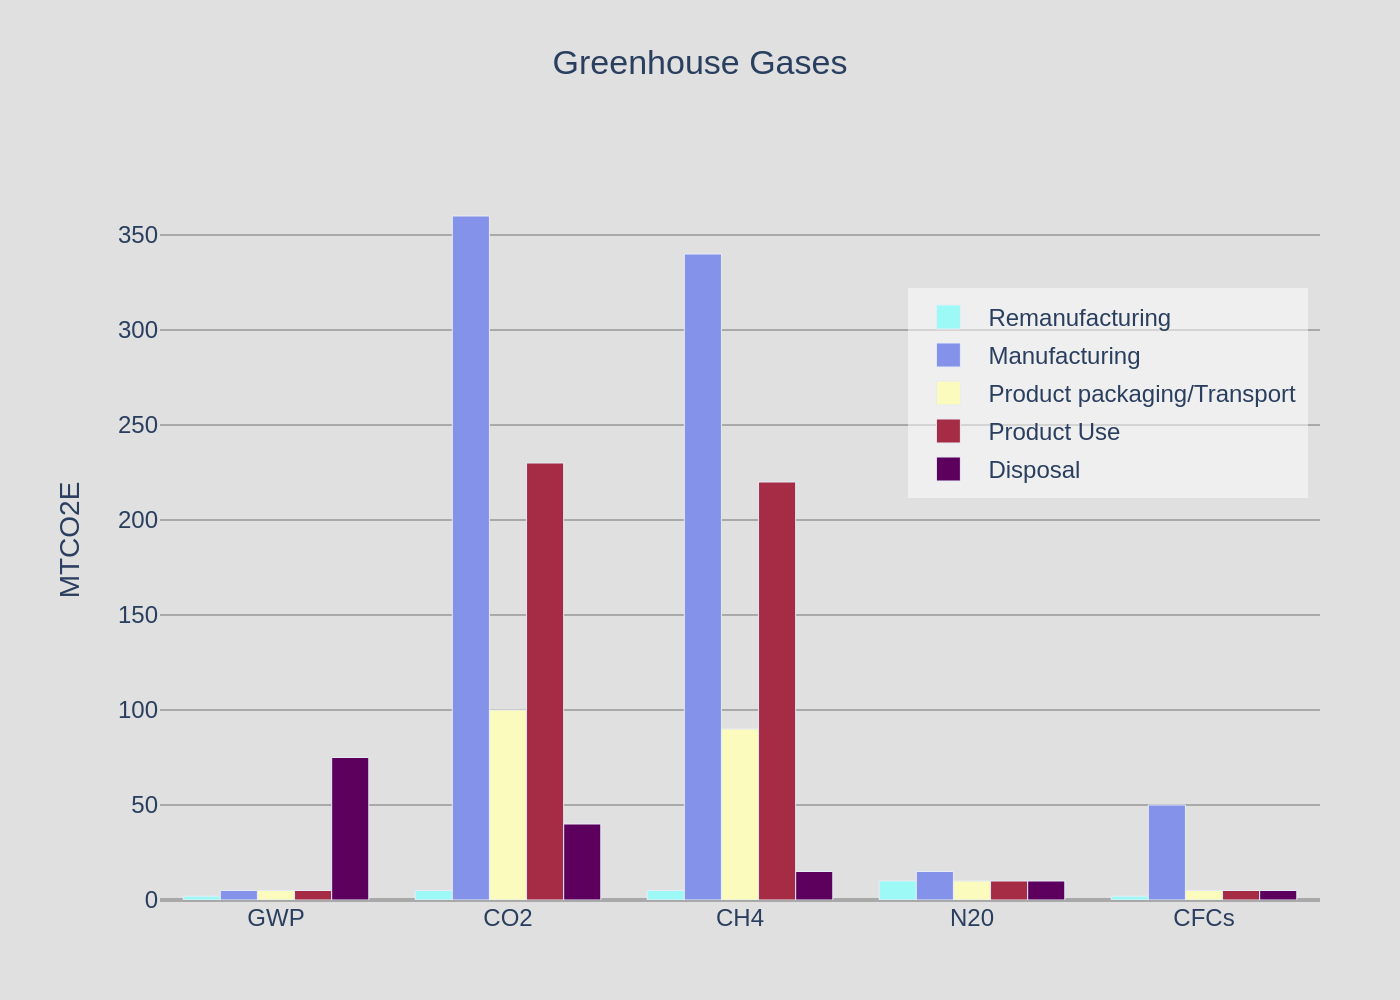

This chart was generated by the following Python code:
import sys
import json
import plotly.graph_objects as go
import os

# --- 1. Load Data from JSON ---
# The script expects the JSON file path as the sole command-line argument.
if len(sys.argv) != 2:
    print("Usage: python create_chart.py <path_to_json_file>")
    sys.exit(1)

json_path = sys.argv[1]

try:
    with open(json_path, 'r', encoding='utf-8') as f:
        chart_info = json.load(f)
except FileNotFoundError:
    print(f"Error: JSON file not found at '{json_path}'")
    sys.exit(1)
except json.JSONDecodeError:
    print(f"Error: Could not decode JSON from '{json_path}'")
    sys.exit(1)

# Extract data and texts from the loaded JSON
chart_data = chart_info.get('chart_data', {})
texts = chart_info.get('texts', {})
colors = chart_info.get('colors', [])
categories = chart_data.get('categories', [])
series_list = chart_data.get('series', [])

# --- 2. Create the Plotly Figure ---
# While the original is a 3D bar chart, this format is not natively supported for
# grouped bars in Plotly and is often poor for data comparison.
# A 2D grouped bar chart is the standard, robust, and more readable representation.
fig = go.Figure()

# Add a trace for each data series, iterating in order
for i, series in enumerate(series_list):
    fig.add_trace(go.Bar(
        name=series.get('name'),
        x=categories,
        y=series.get('data'),
        marker_color=colors[i % len(colors)] if colors else None
    ))

# --- 3. Configure Layout and Styling ---
# Combine title and subtitle if both exist
title_text = texts.get('title', '')
if texts.get('subtitle'):
    title_text += f"<br><sub>{texts.get('subtitle')}</sub>"

# Combine source and note for an annotation
source_note_list = []
if texts.get('source'):
    source_note_list.append(texts['source'])
if texts.get('note'):
    source_note_list.append(texts['note'])
source_note_text = "<br>".join(source_note_list)

fig.update_layout(
    barmode='group',
    title={
        'text': title_text,
        'y': 0.95,
        'x': 0.5,
        'xanchor': 'center',
        'yanchor': 'top'
    },
    xaxis={
        'title_text': texts.get('x_axis_title'),
        'tickangle': 0
    },
    yaxis={
        'title_text': texts.get('y_axis_title'),
        'gridcolor': '#A9A9A9',
        'zerolinecolor': '#A9A9A9'
    },
    legend={
        'x': 0.99,
        'y': 0.85,
        'xanchor': 'right',
        'yanchor': 'top',
        'bgcolor': 'rgba(255, 255, 255, 0.5)',
        'bordercolor': 'rgba(0, 0, 0, 0)'
    },
    font={
        'family': "Arial",
        'size': 12
    },
    paper_bgcolor='#E0E0E0',
    plot_bgcolor='#E0E0E0',
    margin={'t': 90, 'b': 80 if source_note_text else 50, 'l': 80, 'r': 40},
    annotations=[
        dict(
            showarrow=False,
            text=source_note_text,
            xref="paper",
            yref="paper",
            x=0,
            y=-0.15 if source_note_text else -0.1,  # Adjust position based on content
            xanchor='left',
            yanchor='top',
            align='left'
        )
    ] if source_note_text else []
)

# --- 4. Save the Output Image ---
# Derive the output filename from the input JSON filename
base_filename = os.path.splitext(os.path.basename(json_path))[0]
output_filename = f"{base_filename}.png"

fig.write_image(output_filename, scale=2)

print(f"Chart saved to {output_filename}")
